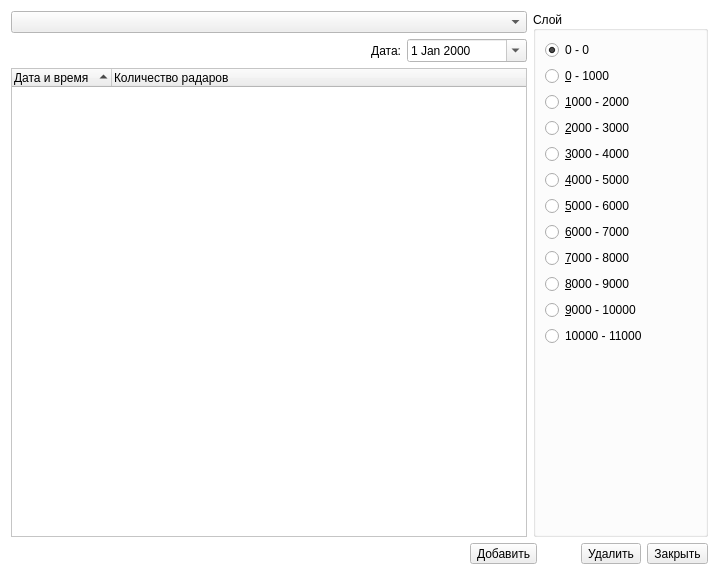
<?xml version="1.0" encoding="UTF-8"?>
<ui version="4.0">
 <class>RadarMap</class>
 <widget class="QWidget" name="RadarMap">
  <property name="geometry">
   <rect>
    <x>0</x>
    <y>0</y>
    <width>719</width>
    <height>575</height>
   </rect>
  </property>
  <property name="palette">
   <palette>
    <active>
     <colorrole role="Base">
      <brush brushstyle="SolidPattern">
       <color alpha="255">
        <red>255</red>
        <green>255</green>
        <blue>255</blue>
       </color>
      </brush>
     </colorrole>
     <colorrole role="Window">
      <brush brushstyle="SolidPattern">
       <color alpha="255">
        <red>255</red>
        <green>255</green>
        <blue>255</blue>
       </color>
      </brush>
     </colorrole>
    </active>
    <inactive>
     <colorrole role="Base">
      <brush brushstyle="SolidPattern">
       <color alpha="255">
        <red>255</red>
        <green>255</green>
        <blue>255</blue>
       </color>
      </brush>
     </colorrole>
     <colorrole role="Window">
      <brush brushstyle="SolidPattern">
       <color alpha="255">
        <red>255</red>
        <green>255</green>
        <blue>255</blue>
       </color>
      </brush>
     </colorrole>
    </inactive>
    <disabled>
     <colorrole role="Base">
      <brush brushstyle="SolidPattern">
       <color alpha="255">
        <red>255</red>
        <green>255</green>
        <blue>255</blue>
       </color>
      </brush>
     </colorrole>
     <colorrole role="Window">
      <brush brushstyle="SolidPattern">
       <color alpha="255">
        <red>255</red>
        <green>255</green>
        <blue>255</blue>
       </color>
      </brush>
     </colorrole>
    </disabled>
   </palette>
  </property>
  <property name="windowTitle">
   <string>Настройка отображения радиолокационных данных</string>
  </property>
  <layout class="QGridLayout" name="gridLayout_2">
   <item row="0" column="0" colspan="4">
    <widget class="QComboBox" name="typecmb"/>
   </item>
   <item row="0" column="4" rowspan="3" colspan="3">
    <widget class="QGroupBox" name="groupBox">
     <property name="minimumSize">
      <size>
       <width>175</width>
       <height>0</height>
      </size>
     </property>
     <property name="title">
      <string>Слой</string>
     </property>
     <property name="alignment">
      <set>Qt::AlignLeading|Qt::AlignLeft|Qt::AlignVCenter</set>
     </property>
     <layout class="QGridLayout" name="gridLayout">
      <item row="9" column="0">
       <widget class="QRadioButton" name="layer_8000_9000">
        <property name="text">
         <string>&amp;8000 - 9000</string>
        </property>
        <attribute name="buttonGroup">
         <string notr="true">layergroup</string>
        </attribute>
       </widget>
      </item>
      <item row="6" column="0">
       <widget class="QRadioButton" name="layer_5000_6000">
        <property name="text">
         <string>&amp;5000 - 6000</string>
        </property>
        <attribute name="buttonGroup">
         <string notr="true">layergroup</string>
        </attribute>
       </widget>
      </item>
      <item row="3" column="0">
       <widget class="QRadioButton" name="layer_2000_3000">
        <property name="text">
         <string>&amp;2000 - 3000</string>
        </property>
        <attribute name="buttonGroup">
         <string notr="true">layergroup</string>
        </attribute>
       </widget>
      </item>
      <item row="1" column="0">
       <widget class="QRadioButton" name="layer_0_1000">
        <property name="text">
         <string>&amp;0 - 1000</string>
        </property>
        <attribute name="buttonGroup">
         <string notr="true">layergroup</string>
        </attribute>
       </widget>
      </item>
      <item row="12" column="0">
       <spacer name="verticalSpacer">
        <property name="orientation">
         <enum>Qt::Vertical</enum>
        </property>
        <property name="sizeHint" stdset="0">
         <size>
          <width>20</width>
          <height>142</height>
         </size>
        </property>
       </spacer>
      </item>
      <item row="2" column="0">
       <widget class="QRadioButton" name="layer_1000_2000">
        <property name="text">
         <string>&amp;1000 - 2000</string>
        </property>
        <attribute name="buttonGroup">
         <string notr="true">layergroup</string>
        </attribute>
       </widget>
      </item>
      <item row="4" column="0">
       <widget class="QRadioButton" name="layer_3000_4000">
        <property name="text">
         <string>&amp;3000 - 4000</string>
        </property>
        <attribute name="buttonGroup">
         <string notr="true">layergroup</string>
        </attribute>
       </widget>
      </item>
      <item row="7" column="0">
       <widget class="QRadioButton" name="layer_6000_7000">
        <property name="text">
         <string>&amp;6000 - 7000</string>
        </property>
        <attribute name="buttonGroup">
         <string notr="true">layergroup</string>
        </attribute>
       </widget>
      </item>
      <item row="5" column="0">
       <widget class="QRadioButton" name="layer_4000_5000">
        <property name="text">
         <string>&amp;4000 - 5000</string>
        </property>
        <attribute name="buttonGroup">
         <string notr="true">layergroup</string>
        </attribute>
       </widget>
      </item>
      <item row="8" column="0">
       <widget class="QRadioButton" name="layer_7000_8000">
        <property name="text">
         <string>&amp;7000 - 8000</string>
        </property>
        <attribute name="buttonGroup">
         <string notr="true">layergroup</string>
        </attribute>
       </widget>
      </item>
      <item row="10" column="0">
       <widget class="QRadioButton" name="layer_9000_10000">
        <property name="text">
         <string>&amp;9000 - 10000</string>
        </property>
        <attribute name="buttonGroup">
         <string notr="true">layergroup</string>
        </attribute>
       </widget>
      </item>
      <item row="0" column="0">
       <widget class="QRadioButton" name="layer_0_0">
        <property name="text">
         <string>0 - 0</string>
        </property>
        <property name="checked">
         <bool>true</bool>
        </property>
        <attribute name="buttonGroup">
         <string notr="true">layergroup</string>
        </attribute>
       </widget>
      </item>
      <item row="11" column="0">
       <widget class="QRadioButton" name="layer_10000_11000">
        <property name="text">
         <string>10000 - 11000</string>
        </property>
        <attribute name="buttonGroup">
         <string notr="true">layergroup</string>
        </attribute>
       </widget>
      </item>
     </layout>
    </widget>
   </item>
   <item row="1" column="0">
    <spacer name="horizontalSpacer_2">
     <property name="orientation">
      <enum>Qt::Horizontal</enum>
     </property>
     <property name="sizeHint" stdset="0">
      <size>
       <width>351</width>
       <height>20</height>
      </size>
     </property>
    </spacer>
   </item>
   <item row="1" column="1">
    <widget class="QLabel" name="label">
     <property name="text">
      <string>Дата:</string>
     </property>
     <property name="alignment">
      <set>Qt::AlignRight|Qt::AlignTrailing|Qt::AlignVCenter</set>
     </property>
    </widget>
   </item>
   <item row="1" column="2" colspan="2">
    <widget class="QDateEdit" name="dateEdit">
     <property name="minimumSize">
      <size>
       <width>120</width>
       <height>0</height>
      </size>
     </property>
     <property name="calendarPopup">
      <bool>true</bool>
     </property>
     <property name="timeSpec">
      <enum>Qt::UTC</enum>
     </property>
    </widget>
   </item>
   <item row="2" column="0" colspan="4">
    <widget class="QTreeWidget" name="radartree">
     <property name="rootIsDecorated">
      <bool>false</bool>
     </property>
     <property name="sortingEnabled">
      <bool>true</bool>
     </property>
     <column>
      <property name="text">
       <string>Дата и время</string>
      </property>
     </column>
     <column>
      <property name="text">
       <string>Количество радаров</string>
      </property>
     </column>
    </widget>
   </item>
   <item row="3" column="0" colspan="3">
    <spacer name="horizontalSpacer">
     <property name="orientation">
      <enum>Qt::Horizontal</enum>
     </property>
     <property name="sizeHint" stdset="0">
      <size>
       <width>452</width>
       <height>20</height>
      </size>
     </property>
    </spacer>
   </item>
   <item row="3" column="3" colspan="2">
    <widget class="QToolButton" name="btnadd">
     <property name="text">
      <string>Добавить</string>
     </property>
    </widget>
   </item>
   <item row="3" column="5">
    <widget class="QToolButton" name="btndel">
     <property name="text">
      <string>Удалить</string>
     </property>
    </widget>
   </item>
   <item row="3" column="6">
    <widget class="QToolButton" name="btnclose">
     <property name="text">
      <string>Закрыть</string>
     </property>
    </widget>
   </item>
  </layout>
 </widget>
 <resources/>
 <connections/>
 <buttongroups>
  <buttongroup name="layergroup"/>
 </buttongroups>
</ui>
